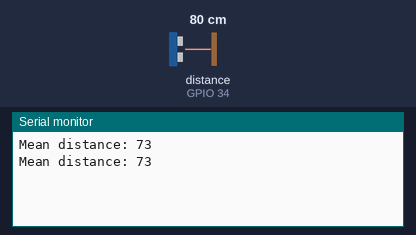
A sketch run on a simulated ESP32. Shown: the last lines printed to the serial monitor. Inputs (shaded band) come from the test bench; at power-on: distance to the obstacle (sensor on GPIO 34) 80 cm.

Above: at 4.8 s.
4.9 s: distance to the obstacle (sensor on GPIO 34) set to 2 cm
At 7.3 s:
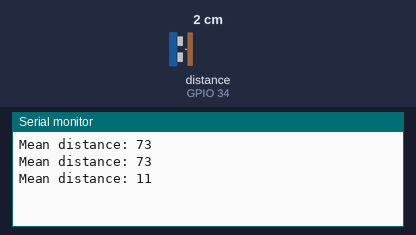
7.9 s: distance to the obstacle (sensor on GPIO 34) set to 18 cm
At 9.5 s:
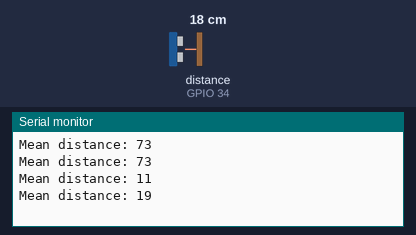
Timing chart, 0 to 11.0 s (numbered marks = the images above; inputs shaded):
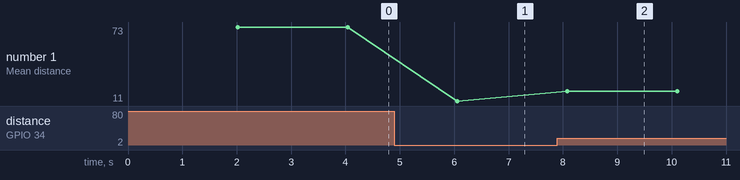

Measured:
- after the input at 4.9 s, the serial monitor: prints a new line after 1.2 s (image 1)
- after the input at 7.9 s, the serial monitor: prints a new line after 0.18 s (image 2)
- plotted number 1: 73 → 11 after the input at 4.9 s, 11 → 19 after the input at 7.9 s

The sketch:

shar_IR.ino
```cpp
#include <Arduino.h>
#include <WiFi.h>
#include <Firebase_ESP_Client.h>
#include <Wire.h>
#include <Adafruit_BMP085.h>
#include "time.h"
#include <SharpIR.h>

//#define ir_pin 34
//#define model 1080
int ir_pin = 34;
long model = 1080.0;

SharpIR My_Sensor(ir_pin, model);

void setup() {
  // put your setup code here, to run once:
  Serial.begin(115200);
}

void loop() {
  delay(2000);

  //unsigned long pepe1=millis();  // takes the time before the loop on the library begins

  int dis=My_Sensor.getDistance();  // this returns the distance to the object you're measuring
  dis = (dis*0.88)+3.4;

  Serial.print("Mean distance: ");  // returns it to the serial monitor
  Serial.println(dis);

  //unsigned long pepe2=millis()-pepe1;  // the following gives you the time taken to get the measurement
 // Serial.print("Time taken (ms): ");
 // Serial.println(pepe2);
}
```
